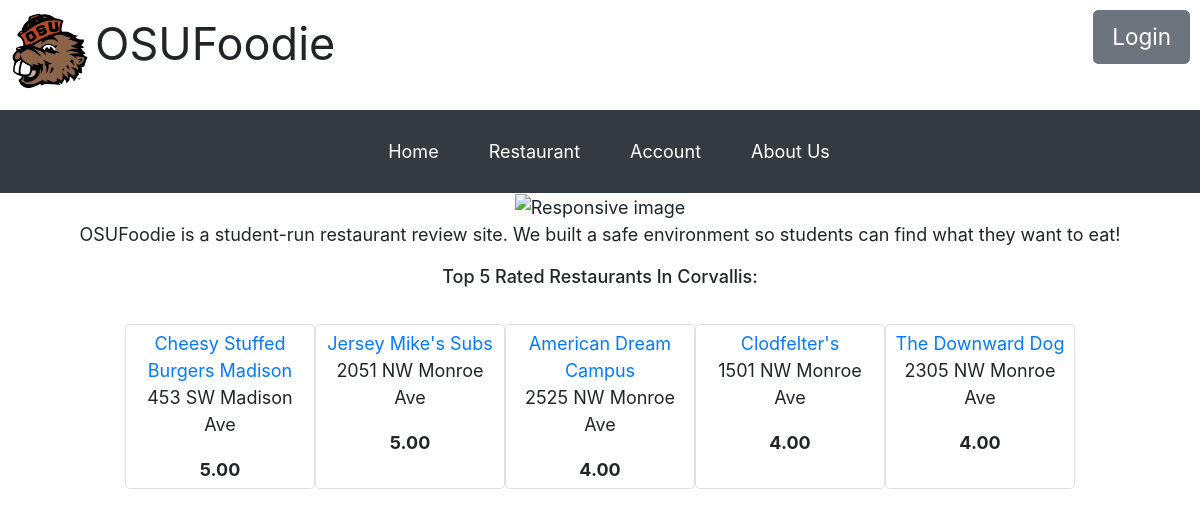
The page / on the database its author committed.
### tables this page shows
CREATE TABLE `Restaurant` (
  `restaurant_ID` int(6) NOT NULL,
  `restaurant_name` char(40) NOT NULL,
  `address` char(40) NOT NULL,
  `owner_id` int(6) NOT NULL,
  `avg_review` decimal(3,2) DEFAULT NULL
);

### index.php (the view, shortened to what this page needs)
<?php include "header.php" ?>
        <div class="text-center">
          <img style="width:100%" src="https://www.chris-schuster.com/pics/panoramas/valleylibrarypano2.jpg" class="img-fluid" alt="Responsive image">
          <p style="text-align:center;">OSUFoodie is a student-run restaurant review site. We built a safe environment so students can find what they want to eat!</p>
       <h6>Top 5 Rated Restaurants In Corvallis:</h6>
       <br>
          <?php
          	$conn = mysqli_connect(DB_HOST, DB_USER, DB_PASSWORD, DB_NAME);
            $query = "SELECT Restaurant.restaurant_ID, Restaurant.restaurant_name AS Name, Restaurant.address, round(average,2) AS Average FROM Restaurant NATURAL JOIN (SELECT Review.restaurant_ID, avg(Review.rating) as average FROM Review GROUP BY restaurant_ID) AS R ORDER BY average DESC LIMIT 5";
            $result = mysqli_query($conn, $query);
            echo "<div class='container'><div class='row'><div class='col-lg-1'></div>";
              while($row = mysqli_fetch_array($result)){
                echo "<div class='col-sm-2 border rounded' style='padding:5px;'>";
                echo "<a href='singleRestaurant.php?rid=$row[0]&uid=$uid_in&uname=$uname_in'>".$row[1]."</a>";
                echo "<p>".$row[2]."</p>";
                echo "<a><strong>".$row[3]."</strong></a>";
                echo "</div>";
          	}
          ?>
        </div>
  </body>
</html>

### index.css (style rules this page uses)
html { background-color: light gray; font-family: Helvetica; font-size: 18px; }

### rows shown on the page
restaurant: restaurant_name "Cheesy Stuffed Burgers Madison", address "453 SW Madison Ave", row "5.00"
restaurant: restaurant_name "Jersey Mike's Subs", address "2051 NW Monroe Ave", row "5.00"
restaurant: restaurant_name "American Dream Campus", address "2525 NW Monroe Ave", row "4.00"
restaurant: restaurant_name "Clodfelter's", address "1501 NW Monroe Ave", row "4.00"
restaurant: restaurant_name "The Downward Dog", address "2305 NW Monroe Ave", row "4.00"

### other values the page prints
$page "Home"
$page "Restaurant"
$page "Account"
$page "About Us"
